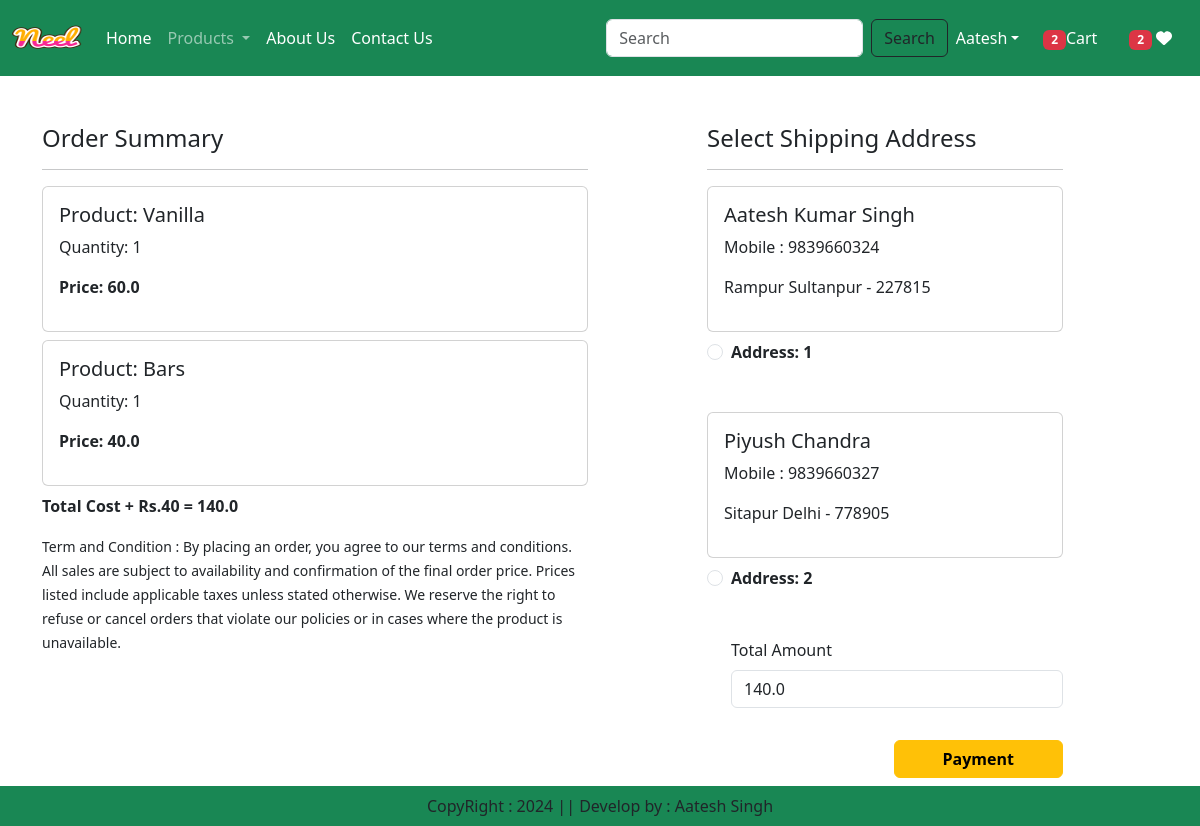
Screenshot of /checkout/ (signed in) with the database file from the repository.
### app/models.py (models this page shows, shortened)
class Cart(models.Model):
    user = models.ForeignKey(User,on_delete=models.CASCADE)
    product = models.ForeignKey(Product, on_delete=models.CASCADE)
    quantity =  models.PositiveIntegerField(default=1)

class Product(models.Model):
    title = models.CharField(max_length=100)
    selling_price = models. FloatField()
    discounted_price =  models.FloatField()
    description= models. TextField()
    composition = models.TextField(default='')
    prodapp = models. TextField(default='')
    category = models.CharField(choices=CATEGORY_CHOICES, max_length=2)
    product_image = models.ImageField(upload_to = 'product')

class Customer(models.Model):
    user = models.ForeignKey(User,on_delete=models.CASCADE)
    name =  models.CharField(max_length=200)
    locality = models.CharField(max_length=200)
    city =  models.CharField(max_length=50)
    mobile=  models.IntegerField(default=0)
    zipcode =  models.IntegerField()
    state =  models.CharField(choices=STATE_CHOICES, max_length=100)

### app/views.py (the view, shortened to what this page needs)
# urls.py: path('checkout/', views.checkout.as_view(),name="checkout"),
@method_decorator(login_required,name='dispatch')
class checkout(View):
    def get(self,request):
        totalitem = 0
        wishitem = 0
        if request.user.is_authenticated:
            totalitem = len(Cart.objects.filter(user=request.user))
            wishitem = len(Wishlist.objects.filter(user=request.user))
        user = request.user
        add = Customer.objects.filter(user=user)
        cart_items = Cart.objects.filter(user=user)
        famount = 0
        for p in cart_items:
            value = p.product.discounted_price * p.quantity
            famount += value
        totalamount = famount + 40
        razoramount = int(totalamount * 100)
        client =razorpay.Client(auth=(settings.RAZOR_KEY_ID,settings.RAZOR_KEY_SECRET))
        data={"amount":razoramount,"currency":"INR","receipt":"order_rcptid_11"}
        payment_response = client.order.create(data=data)
        print(payment_response)
        order_id = payment_response['id']
        order_status = payment_response['status']
        return render(request,"app/checkout.html",locals())

### app/templates/app/checkout.html (shortened to what this page needs)
{% extends "app/base.html" %}
{% load static %}
{% block main-content %}
<div class="container">
    <div class="row mt-5">
        <div class="col-sm-6">
            <h4>Order Summary</h4>
            <hr>
            {% for item in cart_items  %}
            <div class="card mb-2">
                <div class="card-body">
                    <h5>Product: {{item.product.title}}</h5>
                    <p> Quantity: {{item.quantity}}</p>
                    <p class="fw-bold">Price: {{item.product.discounted_price}}</p>
                </div>
            </div>
            {% endfor %}
            <p class="fw-bold">Total Cost + Rs.40 =  {{totalamount}}</p>
            <small>Term and Condition : By placing an order, you agree to our terms and conditions. All sales are subject to availability and confirmation of the final order price. Prices listed include applicable taxes unless stated otherwise. We reserve the right to refuse or cancel orders that violate our policies or in cases where the product is unavailable. </small>
        </div>
        <div class="col-sm-4 offset-sm-1">
            <h4>Select Shipping Address</h4>
            <hr>
            <form method="post" id="myform">
                {% for ad in add %}
                <div class="card">
                    <div class="card-body">
                        <h5>{{ad.name}}</h5>
                        <p>Mobile : {{ad.mobile}}</p>
                        <p> {{ad.locality}} {{ad.city}} - {{ad.zipcode}}</p>
                    </div>
                </div>
                <div class="form-check mt-2 mb-5">
                    <input class="form-check-input" type="radio" name="custid" id="custadd{{forloop.counter}}" value="{{ad.id}}">
                    <label class="form-check-label fw-bold" for="custadd{{forloop.counter}}"> Address: {{forloop.counter}}</label>
                </div>
                {% endfor %}
                <div class="form-check mb-3">
                    <label type="totalamount" class="form-label">Total Amount</label>
                    <input type="number" class="form-control" name="totalamount" value={{totalamount}} readonly>
                </div>
                <div class="text-end">
                    <button id="rzp-button1" type="submit" class="btn btn-warning mt-3 px-5 fw-bold">Payment</button>
                </div>
            </form>
        </div>
    </div>
</div>
<br><br>
{% endblock main-content %}

### rows the page displays
Cart: product "Vanilla", quantity "1", product.discounted_price "60.0"
Cart: product "Bars", quantity "1", product.discounted_price "40.0"
Customer: name "Aatesh Kumar Singh", mobile "9839660324", locality "Rampur", city "Sultanpur", zipcode "227815"
Customer: name "Piyush Chandra", mobile "9839660327", locality "Sitapur", city "Delhi", zipcode "778905"

### other values shown
{{ totalitem }} "2"
{{ wishitem }} "2"
{{ totalamount }} "140.0"
